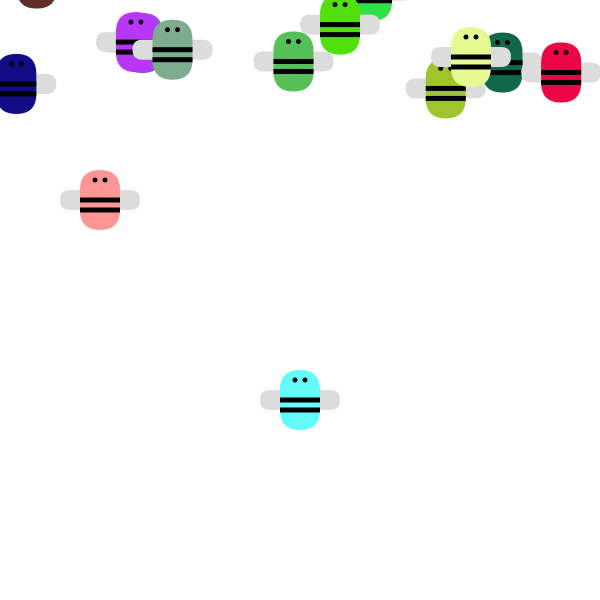
Frame 1 (no input)
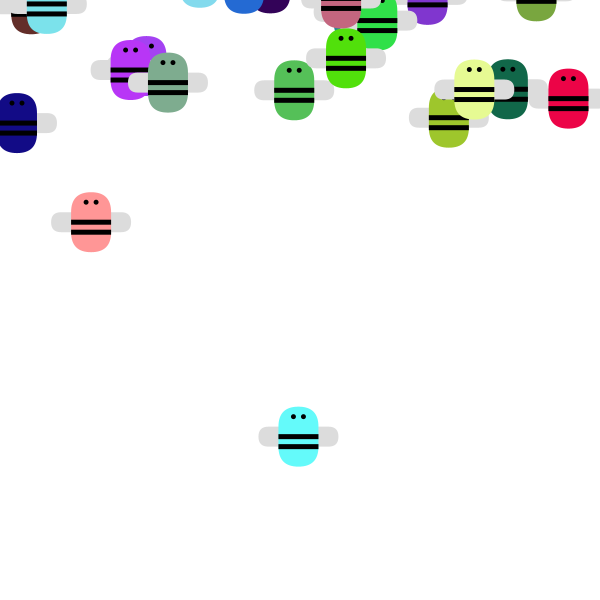
Frame 60 (the mouse pressed at the canvas centre just before this capture)
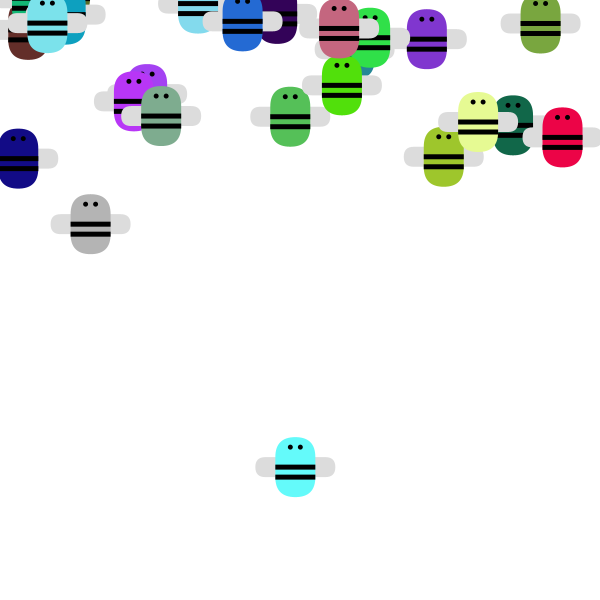
Frame 120 (the mouse held since frame 60 and released just before this capture)

The Processing sketch that drew these frames (run headless with seeded random() and noise(); from frame 60 on, the mouse is pressed at the canvas centre):

// Processing sketch: jardin
// ── jardin.pde
Enjambre lasAbejas;
Abeja juanita;
Abeja carlos;

void setup() {
  size(600, 600);
  background(255);

  //crear abejas individualmente
  juanita = new Abeja(100, 200, color(255, 150, 150));
  carlos = new Abeja(300, 400, color(100, 250, 250));

  //crear enjambre de abejas
  lasAbejas = new Enjambre(50);
  lasAbejas.crearAbejas();
}

void draw() {
  background(255);

  //dibujar y mover abejas individualmente
  carlos.dibujarse();
  juanita.dibujarse();

  carlos.volar();
  juanita.volar();

  //dibujar y mover enjambre
  lasAbejas.dibujar();
  lasAbejas.volar();
}

//podemos preguntar por las caracteristicas de una abeja
void mousePressed() {
  if (juanita.estaMuerta == false) {
    juanita.morir();
  } else {
    juanita.revivir();
  }
}

// ── abeja.pde
class Abeja {
  
  //variables o información de una abeja
  float posX;
  float posY;
  color col;
  boolean estaMuerta;

  //método constructor: establecemos las condiciones iniciales
  Abeja(float x, float y, color c) {
    posX = x;
    posY = y;
    col = c;
    estaMuerta = false;
  }

  /* funciones */

  //función para dibujar una abeja
  void dibujarse() {
    rectMode(CENTER);
    noStroke();

    //alas
    fill(220);
    rect(posX, posY, 80, 20, 50);

    //cuerpo
    //si esta muerta se pinta de un color diferente
    if (estaMuerta == true) {
      fill(180);
    } else {
      fill(col);
    }

    rect(posX, posY, 40, 60, 60);

    //rayas
    fill(0);
    rect(posX, posY, 40, 5);
    rect(posX, posY + 10, 40, 5);

    //ojos
    ellipse(posX - 5, posY - 20, 5, 5);
    ellipse(posX + 5, posY - 20, 5, 5);
  }

  //funcion de movimiento
  void volar() {

    //solo se mueve si esta viva
    if ( estaMuerta == false) {
      posX = posX + random(-1, 1);
      posY = posY + random(-1, 2);
    }

    //condicion que llama a la funcion morir
    if (posY > 500) {
      morir();
    }
  }

  void morir() {
    estaMuerta = true;
  }

  void revivir() {
    estaMuerta = false;
  }
}

// ── enjambre.pde
class Enjambre {

  //variables o información de una abeja
  int numAbejas;
  Abeja[] abejas; //un ejmabre tiene un arreglo de abejas

  //método constructor:
  //Inicializa el enjambre con la cantidad de abejas que le deicmos
  Enjambre(int num) {
    numAbejas = num;
    abejas = new Abeja[numAbejas];
  }

  /* funciones */

  //recorre nuestro arreglo de abejas y las inicializa
  void crearAbejas() {
    for (int i = 0; i < numAbejas; i++) {
      color colorAleatorio = color(random(255), random(255), random(255));
      abejas[i] = new Abeja(random(width), random(-300, 100), colorAleatorio );
    }
  }

  //recorre nuestro arreglo de abejas y las dibuja
  void dibujar() {
    for (int i = 0; i < numAbejas; i++) {
      abejas[i].dibujarse();
    }
  }

  //recorre nuestro arreglo de abejas y las mueve
  void volar() {
    for (int i = 0; i < numAbejas; i++) {
      abejas[i].volar();
    }
  }
}
